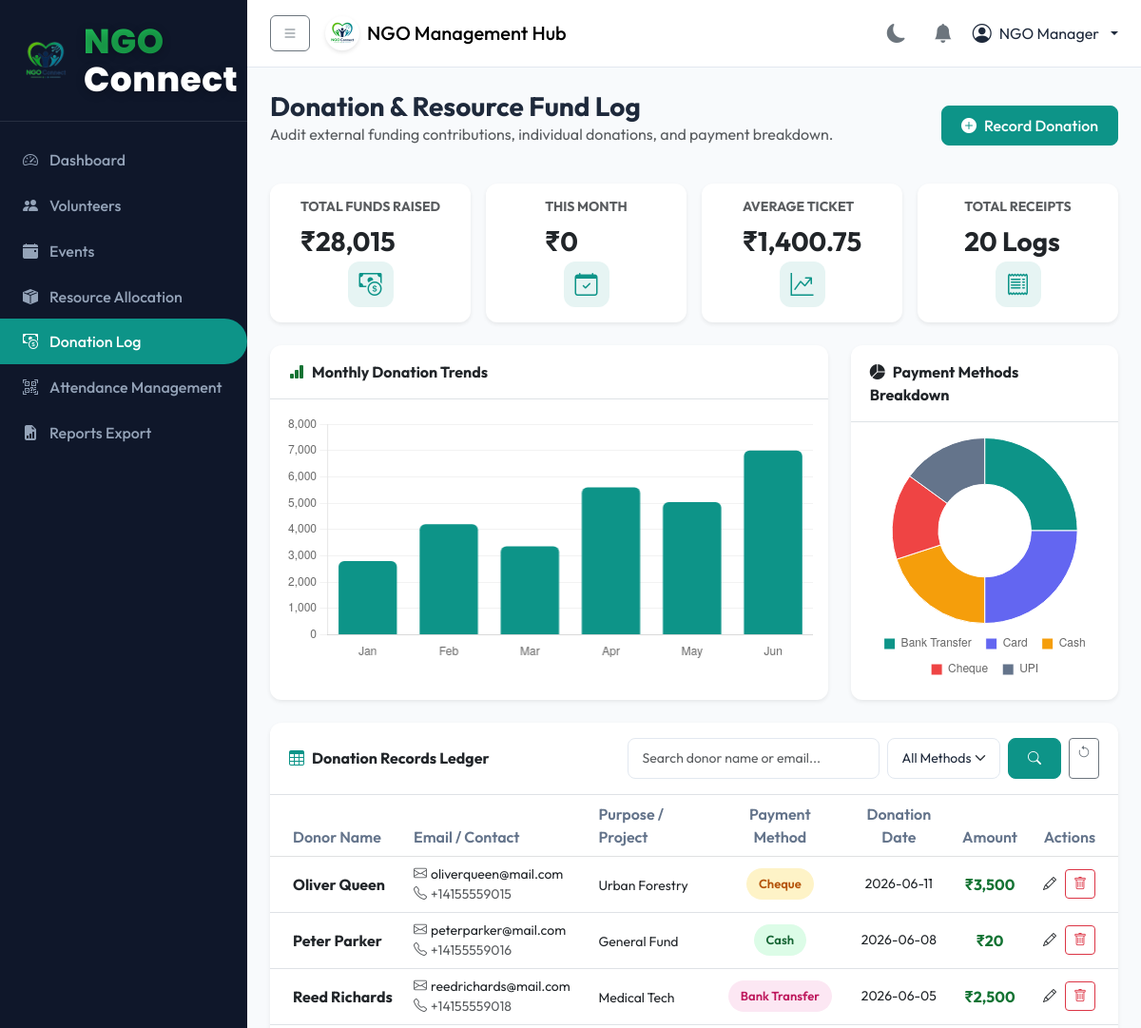
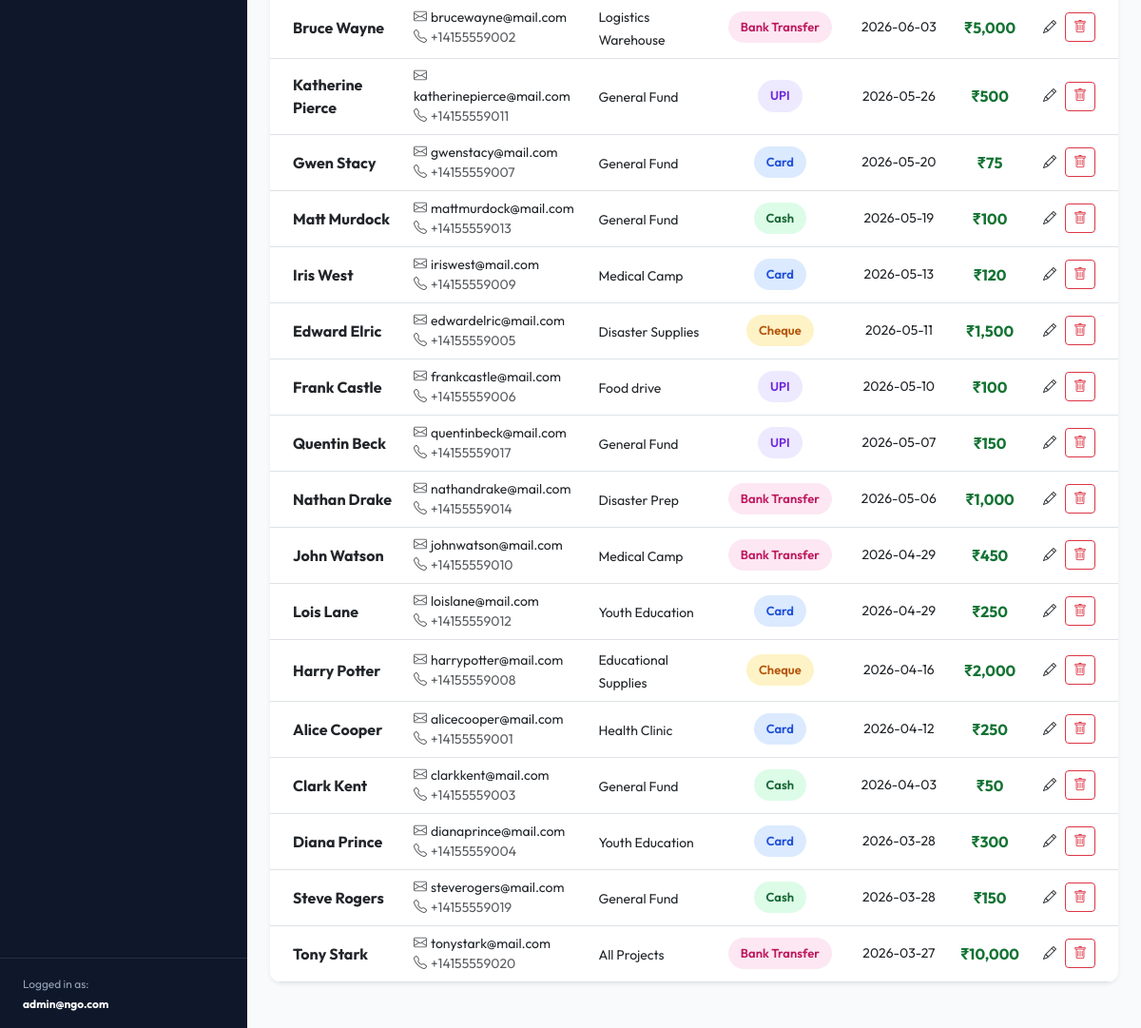
The app's page /donations (signed in) with its own data (2 pictures, top to bottom).
### models.py (models this page shows, shortened)
class User(db.Model, UserMixin):
    __tablename__ = 'users'
    id = db.Column(db.Integer, primary_key=True)
    email = db.Column(db.String(120), unique=True, nullable=False, index=True)
    password_hash = db.Column(db.String(255), nullable=False)
    role = db.Column(db.String(20), nullable=False, default='volunteer') # 'admin' or 'volunteer'
    is_active = db.Column(db.Boolean, default=True)
    date_created = db.Column(db.DateTime, default=datetime.utcnow)
    volunteer = db.relationship('Volunteer', backref='user', uselist=False, cascade="all, delete-orphan")
    notifications = db.relationship('Notification', backref='user', lazy='dynamic', cascade="all, delete-orphan")

class Donation(db.Model):
    __tablename__ = 'donations'
    id = db.Column(db.Integer, primary_key=True)
    donor_name = db.Column(db.String(100), nullable=False)
    phone_number = db.Column(db.String(10), nullable=False)
    email = db.Column(db.String(120), nullable=False)
    amount = db.Column(db.Float, nullable=False)
    donation_date = db.Column(db.Date, nullable=False, default=datetime.utcnow().date)
    payment_method = db.Column(db.String(30), nullable=False)  # 'Cash', 'Card', 'Bank Transfer', 'UPI', 'Cheque'
    purpose = db.Column(db.String(255), nullable=True)

### app.py (the view)
@app.route('/donations', methods=['GET'])
@login_required
@manager_required
def donations():
    search_query = request.args.get('search', '')
    method_filter = request.args.get('method', '')
    query = Donation.query
    if search_query:
        query = query.filter(
            (Donation.donor_name.like(f"%{search_query}%")) |
            (Donation.email.like(f"%{search_query}%")) |
            (Donation.purpose.like(f"%{search_query}%"))
        )
    if method_filter:
        query = query.filter_by(payment_method=method_filter)
    donations_list = query.order_by(Donation.donation_date.desc()).all()
    form = DonationForm()
    total_amount = db.session.query(db.func.sum(Donation.amount)).scalar() or 0.0
    avg_donation = total_amount / len(donations_list) if donations_list else 0.0
    curr_month = datetime.utcnow().date().replace(day=1)
    monthly_total = db.session.query(db.func.sum(Donation.amount)).filter(Donation.donation_date >= curr_month).scalar() or 0.0
    trend_labels = ['Jan', 'Feb', 'Mar', 'Apr', 'May', 'Jun']
    trend_values = [total_amount * 0.1, total_amount * 0.15, total_amount * 0.12, total_amount * 0.2, total_amount * 0.18, total_amount * 0.25]
    pay_methods = db.session.query(Donation.payment_method, db.func.count(Donation.id)).group_by(Donation.payment_method).all()
    payment_labels = [p[0] for p in pay_methods]
    payment_values = [p[1] for p in pay_methods]
    return render_template(
        'donations.html',
        donations_list=donations_list,
        form=form,
        total_amount=total_amount,
        monthly_total=monthly_total,
        avg_donation=avg_donation,
        trend_labels=trend_labels,
        trend_values=trend_values,
        payment_labels=payment_labels,
        payment_values=payment_values,
        search_query=search_query,
        method_filter=method_filter,
        active_page='donations'
    )

### templates/donations.html (shortened to what this page needs)
{% extends "base.html" %}
{% block content %}
<div class="d-sm-flex align-items-center justify-content-between mb-4">
    <div>
        <h1 class="h3 mb-0 text-gray-800 fw-bold">Donation & Resource Fund Log</h1>
        <p class="text-muted">Audit external funding contributions, individual donations, and payment breakdown.</p>
    </div>
    <button class="btn btn-primary" data-bs-toggle="modal" data-bs-target="#addDonationModal">
        <i class="bi bi-plus-circle-fill me-2"></i>Record Donation
    </button>
</div>
<div class="row g-3 mb-4">
    <div class="col-6 col-md-3">
        <div class="card border-0 shadow-sm p-3 stat-card bg-white">
            <div>
                <h6 class="text-muted small fw-bold text-uppercase">Total Funds Raised</h6>
                <span class="fs-3 fw-bold">{{ total_amount | inr }}</span>
            </div>
            <div class="stat-icon rose">
                <i class="bi bi-cash-coin"></i>
            </div>
        </div>
    </div>
    <div class="col-6 col-md-3">
        <div class="card border-0 shadow-sm p-3 stat-card bg-white">
            <div>
                <h6 class="text-muted small fw-bold text-uppercase">This Month</h6>
                <span class="fs-3 fw-bold">{{ monthly_total | inr }}</span>
            </div>
            <div class="stat-icon">
                <i class="bi bi-calendar-check"></i>
            </div>
        </div>
    </div>
    <div class="col-6 col-md-3">
        <div class="card border-0 shadow-sm p-3 stat-card bg-white">
            <div>
                <h6 class="text-muted small fw-bold text-uppercase">Average Ticket</h6>
                <span class="fs-3 fw-bold">{{ avg_donation | inr }}</span>
            </div>
            <div class="stat-icon indigo">
                <i class="bi bi-graph-up-arrow"></i>
            </div>
        </div>
    </div>
    <div class="col-6 col-md-3">
        <div class="card border-0 shadow-sm p-3 stat-card bg-white">
            <div>
                <h6 class="text-muted small fw-bold text-uppercase">Total Receipts</h6>
                <span class="fs-3 fw-bold">{{ donations_list | length }} Logs</span>
            </div>
            <div class="stat-icon amber">
                <i class="bi bi-receipt"></i>
            </div>
        </div>
    </div>
</div>
<div class="row g-4 mb-4">
    <div class="col-lg-8">
        <div class="card border-0 shadow-sm h-100">
            <div class="card-header bg-transparent border-bottom fw-bold"><i class="bi bi-bar-chart-fill me-2 text-teal"></i>Monthly Donation Trends</div>
            <div class="card-body">
                <div style="height: 260px;">
                    <canvas id="donationTrendChart"></canvas>
                </div>
            </div>
        </div>
    </div>
    <div class="col-lg-4">
        <div class="card border-0 shadow-sm h-100">
            <div class="card-header bg-transparent border-bottom fw-bold"><i class="bi bi-pie-chart-fill me-2 text-indigo"></i>Payment Methods Breakdown</div>
            <div class="card-body">
                <div style="height: 260px;">
                    <canvas id="paymentPieChart"></canvas>
                </div>
            </div>
        </div>
    </div>
</div>
<div class="card border-0 shadow-sm mb-4">
    <div class="card-header bg-transparent border-bottom py-3 d-flex justify-content-between align-items-center">
        <span class="fw-bold"><i class="bi bi-table me-2 text-primary"></i>Donation Records Ledger</span>
        <form method="GET" action="{{ url_for('donations') }}" class="d-flex gap-2" style="max-width: 500px;">
            <input type="text" name="search" class="form-control form-control-sm" placeholder="Search donor name or email..." value="{{ search_query or '' }}">
            <select name="method" class="form-select form-select-sm" style="width: 150px;">
                <option value="">All Methods</option>
            </select>
            <button type="submit" class="btn btn-primary btn-sm"><i class="bi bi-search"></i></button>
            <a href="{{ url_for('donations') }}" class="btn btn-outline-secondary btn-sm"><i class="bi bi-arrow-counterclockwise"></i></a>
        </form>
    </div>
    <div class="card-body p-0">
        <div class="table-responsive">
            <table class="table table-hover align-middle mb-0">
                <thead class="table-light">
                    <tr>
                        <th class="ps-4">Donor Name</th>
                        <th>Email / Contact</th>
                        <th>Purpose / Project</th>
                        <th class="text-center">Payment Method</th>
                        <th class="text-center">Donation Date</th>
                        <th class="text-center">Amount</th>
                        <th class="text-end pe-4">Actions</th>
                    </tr>
                </thead>
                <tbody>
                    {% if donations_list %}
                        {% for don in donations_list %}
                        <tr>
                            <td class="ps-4"><strong>{{ don.donor_name }}</strong></td>
                            <td>
                                <div class="small"><i class="bi bi-envelope me-1 text-muted"></i>{{ don.email }}</div>
                                <div class="small text-muted"><i class="bi bi-telephone me-1"></i>{{ don.phone_number }}</div>
                            </td>
                            <td><span class="small">{{ don.purpose or 'General Fund' }}</span></td>
                            <td class="text-center">
                                <span class="payment-badge payment-{{ don.payment_method.lower().replace(' ', '-') }}">{{ don.payment_method }}</span>
                            </td>
                            <td class="text-center small">{{ don.donation_date.strftime('%Y-%m-%d') }}</td>
                            <td class="text-center fw-bold text-teal">{{ don.amount | inr }}</td>
                            <td class="text-end pe-4">
                                <div class="btn-group">
                                    <button class="btn btn-outline-teal btn-sm" data-bs-toggle="modal" data-bs-target="#editDonationModal{{ don.id }}"><i class="bi bi-pencil"></i></button>
                                    <form action="{{ url_for('delete_donation', id=don.id) }}" method="POST" class="d-inline" onsubmit="return confirm('Delete this donation receipt record?');">
                                        <button type="submit" class="btn btn-outline-danger btn-sm"><i class="bi bi-trash"></i></button>
                                    </form>
                                </div>
                            </td>
                        </tr>
                        {% endfor %}
                    {% else %}
                        <tr>
                            <td colspan="7" class="text-center py-5 text-muted">No donations matching the criteria found.</td>
                        </tr>
                    {% endif %}
                </tbody>
            </table>
        </div>
    </div>
</div>
{% endblock %}
{% block extra_js %}
<script>
document.addEventListener("DOMContentLoaded", function() {
    const monthlyLabels = {{ trend_labels | default([]) | tojson }};
    const monthlyValues = {{ trend_values | default([]) | tojson }};
    const paymentLabels = {{ payment_labels | default([]) | tojson }};
    const paymentValues = {{ payment_values | default([]) | tojson }};
    window.NGOCharts.createBarChart(
        'donationTrendChart',
        monthlyLabels,
        monthlyValues,
        'Monthly Donations (₹)',
        'teal'
    );
    window.NGOCharts.createDoughnutChart(
        'paymentPieChart',
        paymentLabels,
        paymentValues
    );
    const urlParams = new URLSearchParams(window.location.search);
    if (urlParams.get('action') === 'new') {
        const addModalEl = document.getElementById('addDonationModal');
        if (addModalEl) {
            const addModal = new bootstrap.Modal(addModalEl);
            addModal.show();
        }
    }
});
</script>
{% endblock %}

### templates/base.html (shortened to what this page needs)
<!DOCTYPE html>
<html lang="en" data-theme="light">
<head>
    <link href="https://cdn.jsdelivr.net/npm/bootstrap@5.3.0/dist/css/bootstrap.min.css" rel="stylesheet">
    <link href="https://cdn.jsdelivr.net/npm/bootstrap-icons@1.10.0/font/bootstrap-icons.css" rel="stylesheet">
    <link href="{{ url_for('static', filename='css/styles.css') }}" rel="stylesheet">
</head>
<body>
    <div id="wrapper">
        <div id="sidebar-wrapper">
            <div class="sidebar-heading">
                <div class="logo-circle-sidebar">
                    <img src="{{ url_for('static', filename='images/logo.png') }}" alt="Logo">
                </div>
                <span class="brand-text"><span class="brand-ngo">NGO</span> <span class="brand-connect">Connect</span></span>
            </div>
            <div class="list-group list-group-flush">
                <a href="{{ url_for('dashboard') }}" class="list-group-item list-group-item-action {% if active_page == 'dashboard' %}active{% endif %}">
                    <i class="bi bi-speedometer2"></i> <span>Dashboard</span>
                </a>
                {% if current_user.role == 'admin' %}
                <a href="{{ url_for('volunteers') }}" class="list-group-item list-group-item-action {% if active_page == 'volunteers' %}active{% endif %}">
                    <i class="bi bi-people-fill"></i> <span>Volunteers</span>
                </a>
                <a href="{{ url_for('events') }}" class="list-group-item list-group-item-action {% if active_page == 'events' %}active{% endif %}">
                    <i class="bi bi-calendar-event-fill"></i> <span>Events</span>
                </a>
                <a href="{{ url_for('resources') }}" class="list-group-item list-group-item-action {% if active_page == 'resources' %}active{% endif %}">
                    <i class="bi bi-box-seam-fill"></i> <span>Resource Allocation</span>
                </a>
                <a href="{{ url_for('donations') }}" class="list-group-item list-group-item-action {% if active_page == 'donations' %}active{% endif %}">
                    <i class="bi bi-cash-coin"></i> <span>Donation Log</span>
                </a>
                <a href="{{ url_for('attendance') }}" class="list-group-item list-group-item-action {% if active_page == 'attendance' %}active{% endif %}">
                    <i class="bi bi-qr-code-scan"></i> <span>Attendance Management</span>
                </a>
                <a href="{{ url_for('reports') }}" class="list-group-item list-group-item-action {% if active_page == 'reports' %}active{% endif %}">
                    <i class="bi bi-file-earmark-bar-graph-fill"></i> <span>Reports Export</span>
                </a>
                {% endif %}
            </div>
            <div class="sidebar-footer">
                <small>Logged in as: <br><strong class="text-white">{{ current_user.email }}</strong></small>
            </div>
        </div>
        <div id="page-content-wrapper">
            <nav class="navbar navbar-expand-lg">
                <div class="container-fluid p-0">
                    <button class="btn btn-outline-secondary me-3" id="menu-toggle">
                        <i class="bi bi-list"></i>
                    </button>
                    <span class="navbar-brand mb-0 h1 d-flex align-items-center gap-2">
                        <div class="logo-circle-navbar">
                            <img src="{{ url_for('static', filename='images/logo.png') }}" alt="Logo">
                        </div>
                        <span class="d-none d-sm-inline-block">{% if current_user.role == 'admin' %}NGO Management Hub{% else %}Volunteer Portal{% endif %}</span>
                    </span>
                    <div class="ms-auto d-flex align-items-center gap-3">
                        <button class="theme-toggle-btn" id="theme-toggle" title="Toggle Dark/Light Mode">
                            <i class="bi bi-moon-fill"></i>
                        </button>
                        <div class="dropdown">
                            <button class="btn btn-link position-relative p-1 text-decoration-none" type="button" id="navbarDropdownNotifications" data-bs-toggle="dropdown" aria-expanded="false">
                                <i class="bi bi-bell-fill fs-5 text-secondary"></i>
                            </button>
                        </div>
                        <div class="dropdown">
                            <a class="nav-link dropdown-toggle d-flex align-items-center gap-2" href="#" id="navbarDropdownUser" role="button" data-bs-toggle="dropdown" aria-expanded="false">
                                <i class="bi bi-person-circle fs-5"></i>
                                <span class="d-none d-md-inline">{{ current_user.volunteer.full_name if current_user.volunteer else 'NGO Manager' }}</span>
                            </a>
                        </div>
                    </div>
                </div>
            </nav>
            <div class="container-fluid p-4">
                {% block content %}{% endblock %}
            </div>
        </div>
    </div>
    {% block extra_js %}{% endblock %}
</body>
</html>

### records on screen
User: email "admin@ngo.com"
Donation: donor_name "Oliver Queen", email "oliverqueen@mail.com", phone_number "+14155559015", purpose "Urban Forestry", payment_method "Cheque", donation_date "2026-06-11", amount|inr "₹3,500"
Donation: donor_name "Peter Parker", email "peterparker@mail.com", phone_number "+14155559016", purpose "General Fund", payment_method "Cash", donation_date "2026-06-08", amount|inr "₹20"
Donation: donor_name "Reed Richards", email "reedrichards@mail.com", phone_number "+14155559018", purpose "Medical Tech", payment_method "Bank Transfer", donation_date "2026-06-05", amount|inr "₹2,500"
Donation: donor_name "Bruce Wayne", email "brucewayne@mail.com", phone_number "+14155559002", purpose "Logistics Warehouse", payment_method "Bank Transfer", donation_date "2026-06-03", amount|inr "₹5,000"
Donation: donor_name "Katherine Pierce", email "katherinepierce@mail.com", phone_number "+14155559011", purpose "General Fund", payment_method "UPI", donation_date "2026-05-26", amount|inr "₹500"
Donation: donor_name "Gwen Stacy", email "gwenstacy@mail.com", phone_number "+14155559007", purpose "General Fund", payment_method "Card", donation_date "2026-05-20", amount|inr "₹75"
Donation: donor_name "Matt Murdock", email "mattmurdock@mail.com", phone_number "+14155559013", purpose "General Fund", payment_method "Cash", donation_date "2026-05-19", amount|inr "₹100"
Donation: donor_name "Iris West", email "iriswest@mail.com", phone_number "+14155559009", purpose "Medical Camp", payment_method "Card", donation_date "2026-05-13", amount|inr "₹120"
Donation: donor_name "Edward Elric", email "edwardelric@mail.com", phone_number "+14155559005", purpose "Disaster Supplies", payment_method "Cheque", donation_date "2026-05-11", amount|inr "₹1,500"
Donation: donor_name "Frank Castle", email "frankcastle@mail.com", phone_number "+14155559006", purpose "Food drive", payment_method "UPI", donation_date "2026-05-10", amount|inr "₹100"
Donation: donor_name "Quentin Beck", email "quentinbeck@mail.com", phone_number "+14155559017", purpose "General Fund", payment_method "UPI", donation_date "2026-05-07", amount|inr "₹150"
Donation: donor_name "Nathan Drake", email "nathandrake@mail.com", phone_number "+14155559014", purpose "Disaster Prep", payment_method "Bank Transfer", donation_date "2026-05-06", amount|inr "₹1,000"
Donation: donor_name "John Watson", email "johnwatson@mail.com", phone_number "+14155559010", purpose "Medical Camp", payment_method "Bank Transfer", donation_date "2026-04-29", amount|inr "₹450"
Donation: donor_name "Lois Lane", email "loislane@mail.com", phone_number "+14155559012", purpose "Youth Education", payment_method "Card", donation_date "2026-04-29", amount|inr "₹250"
Donation: donor_name "Harry Potter", email "harrypotter@mail.com", phone_number "+14155559008", purpose "Educational Supplies", payment_method "Cheque", donation_date "2026-04-16", amount|inr "₹2,000"
Donation: donor_name "Alice Cooper", email "alicecooper@mail.com", phone_number "+14155559001", purpose "Health Clinic", payment_method "Card", donation_date "2026-04-12", amount|inr "₹250"
Donation: donor_name "Clark Kent", email "clarkkent@mail.com", phone_number "+14155559003", purpose "General Fund", payment_method "Cash", donation_date "2026-04-03", amount|inr "₹50"
Donation: donor_name "Diana Prince", email "dianaprince@mail.com", phone_number "+14155559004", purpose "Youth Education", payment_method "Card", donation_date "2026-03-28", amount|inr "₹300"
Donation: donor_name "Steve Rogers", email "steverogers@mail.com", phone_number "+14155559019", purpose "General Fund", payment_method "Cash", donation_date "2026-03-28", amount|inr "₹150"
Donation: donor_name "Tony Stark", email "tonystark@mail.com", phone_number "+14155559020", purpose "All Projects", payment_method "Bank Transfer", donation_date "2026-03-27", amount|inr "₹10,000"

### other values on screen
{{ total_amount | inr }} "₹28,015"
{{ monthly_total | inr }} "₹0"
{{ avg_donation | inr }} "₹1,400.75"
{{ donations_list | length }} "20"
chart data {{ trend_labels | default([]) | tojson }} ["Jan", "Feb", "Mar", "Apr", "May", "Jun"]
chart data {{ trend_values | default([]) | tojson }} [2801.5, 4202.25, 3361.7999999999997, 5603.0, 5042.7, 7003.75]
chart data {{ payment_labels | default([]) | tojson }} ["Bank Transfer", "Card", "Cash", "Cheque", "UPI"]
chart data {{ payment_values | default([]) | tojson }} [5, 5, 4, 3, 3]
